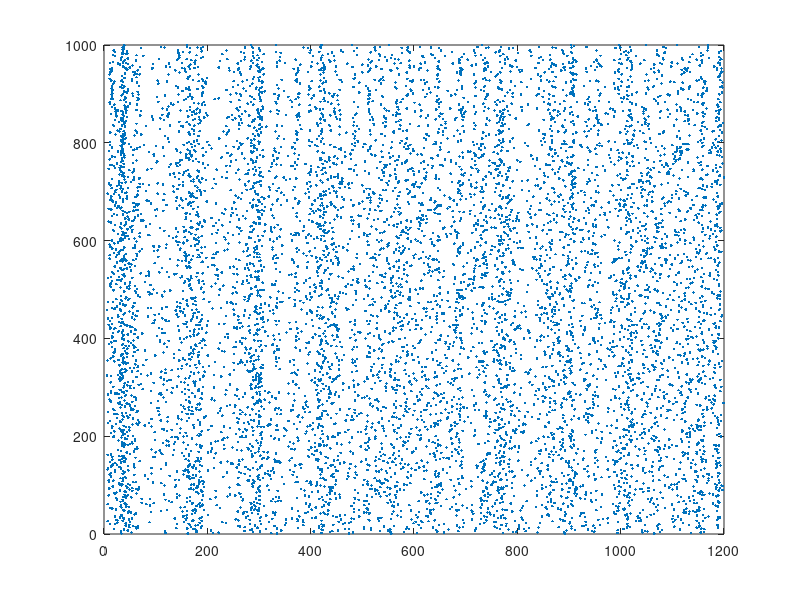

MATLAB code to generate this figure:
% Created by Eugene M. Izhikevich, February 25, 2003
% Excitatory neurons Inhibitory neurons
Ne=800; Ni=200;
re=rand(Ne,1); ri=rand(Ni,1);
a=[0.02*ones(Ne,1); 0.02+0.08*ri];
b=[0.2*ones(Ne,1); 0.25-0.05*ri];
c=[-65+15*re.^2; -65*ones(Ni,1)];
d=[8-6*re.^2; 2*ones(Ni,1)];
S=[0.5*rand(Ne+Ni,Ne), -rand(Ne+Ni,Ni)];
v=-65*ones(Ne+Ni,1); % Initial values of v
u=b.*v; % Initial values of u
firings=[]; % spike timings
for t=1:1200 % simulation of 1000 ms
I=[5*randn(Ne,1);2*randn(Ni,1)]; % thalamic input
fired=find(v>=30); % indices of spikes
firings=[firings; t+0*fired,fired];
v(fired)=c(fired);
u(fired)=u(fired)+d(fired);
I=I+sum(S(:,fired),2);
v=v+0.5*(0.04*v.^2+5*v+140-u+I); % step 0.5 ms
v=v+0.5*(0.04*v.^2+5*v+140-u+I); % for numerical
u=u+a.*(b.*v-u); % stability
end;
plot(firings(:,1),firings(:,2),'.');